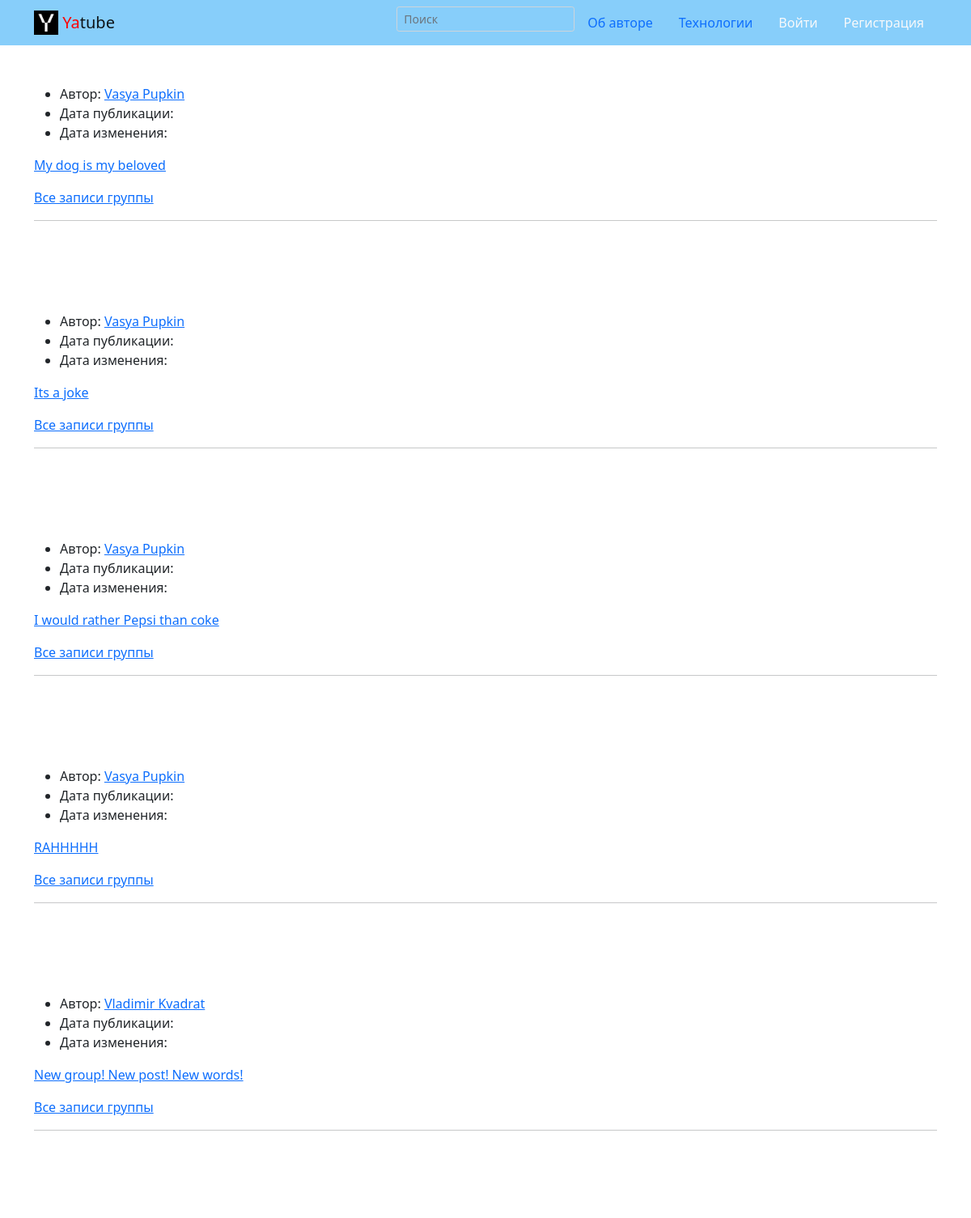
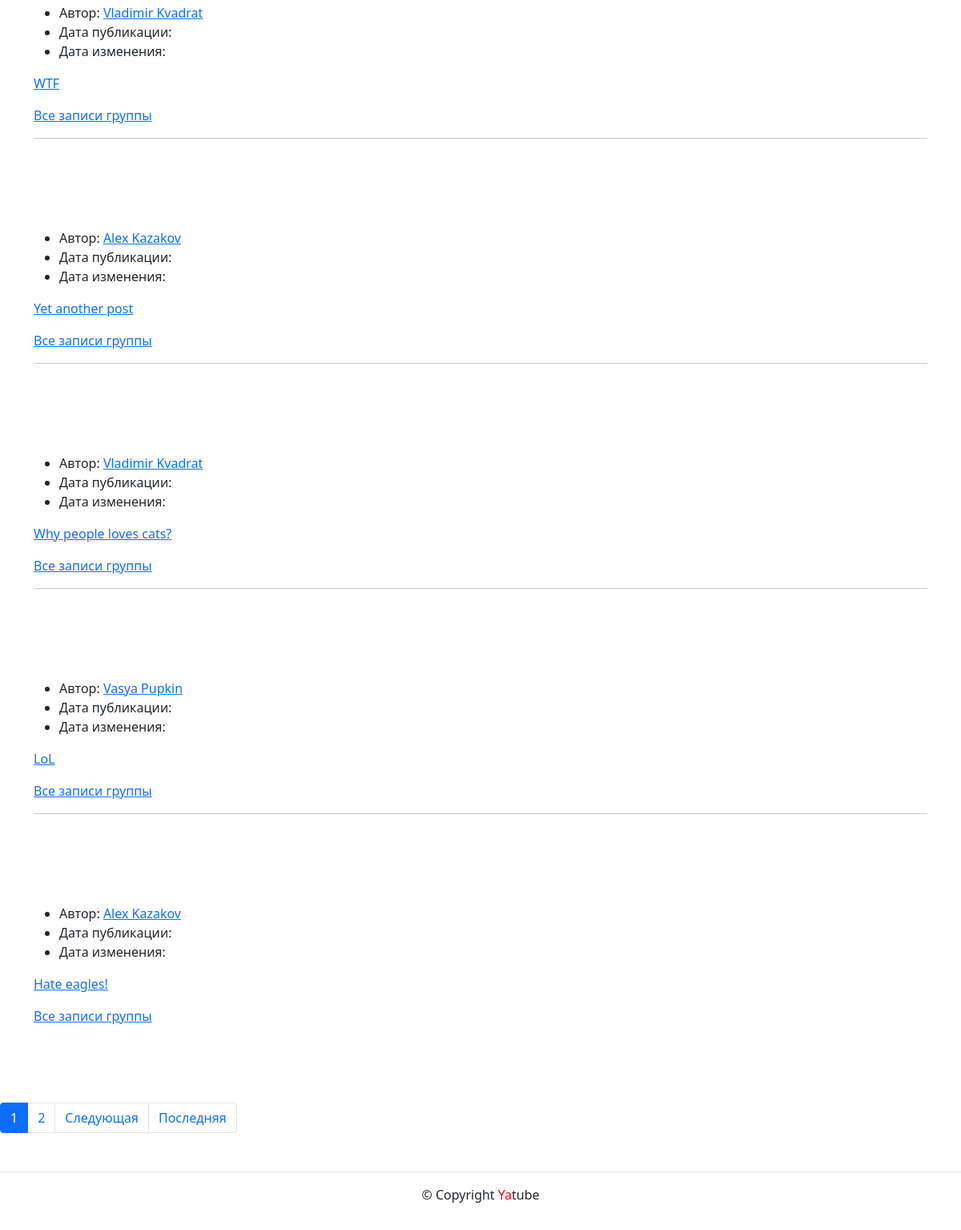
Before: / with the older database file (2 pictures, top to bottom).
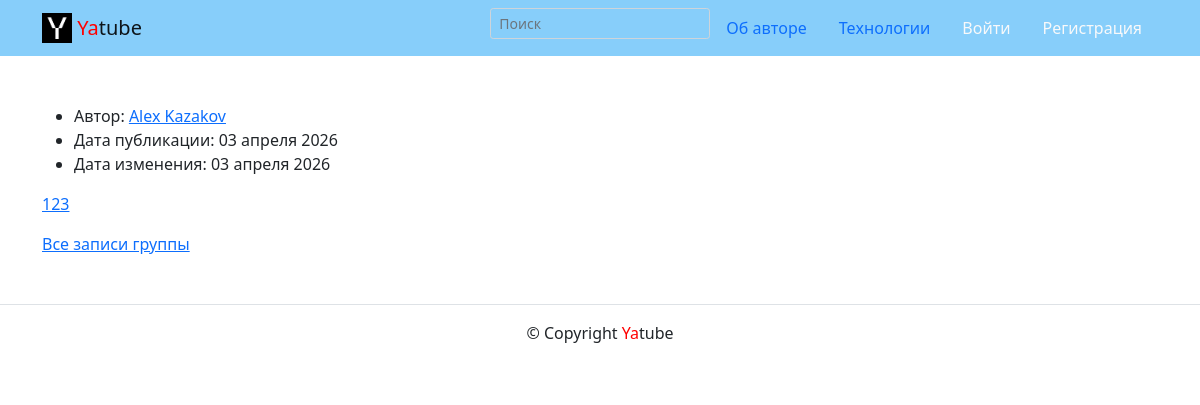
After: the same page with the newer database file.
### posts/models.py (models this page shows, shortened)
class Post(CreatedModel):
    text = models.TextField(verbose_name='Текст поста', help_text='Введите текст поста')  # max_length=int
    author = models.ForeignKey(User, on_delete=models.CASCADE, related_name='posts')
    group = models.ForeignKey(Group, on_delete=models.CASCADE, blank=True, null=True)
    image = models.ImageField(verbose_name='Изображение', upload_to='posts/', blank=True)

### posts/views.py (the view)
# urls.py: path('', views.all_posts, name='index'),
def all_posts(request):
    template = 'posts/index.html'
    posts = Post.objects.all().order_by('-pub_date')
    paginator = Paginator(posts, 10)
    page_number = request.GET.get('page')
    page_obj = paginator.get_page(page_number)
    context = {
        'page_obj': page_obj
    }
    return render(request, template, context)

### templates/posts/index.html (shortened to what this page needs)
{% extends "base.html" %}
{% block content %}
{% load thumbnail %}
{% for post in page_obj %}
    <div class="container py-5">
      <article>
        <ul>
          <li>
            Автор:
            <a href="{% url 'posts:profile' post.author %}">
            {{ post.author.get_full_name }}
            </a>
          </li>
          <li>
            Дата публикации: {{ post.pub_date|date:"d E Y" }}
          </li>
          <li>
            Дата изменения: {{ post.edited|date:"d E Y" }}
          </li>
        </ul>
          <a href="{% url 'posts:post_detail' post.pk %}">
        <p>{{ post.text }}</p>
          </a>
        {% if post.group %}
        <a href="{% url 'posts:group_list' post.group.slug %}">Все записи группы</a>
        {% endif %}
        {% if not forloop.last %}
        <hr>{% endif %}
    </div>
    {% endfor %}
{% include 'posts/includes/paginator.html' %}
{% endblock %}

### templates/base.html (shortened to what this page needs)
<!DOCTYPE html>
<html lang="ru">
  <head>
    {% load static %}
    <link rel="stylesheet" href="{% static 'css/bootstrap.min.css' %}">
  </head>
  <body>
    <header>
      {% include 'includes/header.html' %}
    </header>
    <main>
      {% block content %}
      {% endblock %}
    </main>
      <footer class="border-top text-center py-3">
      {% include 'includes/footer.html' %}
      </footer>
  </body>
</html>

### templates/includes/header.html (shortened to what this page needs)
{% load static %}
<header>
  <nav class="navbar navbar-light" style="background-color: lightskyblue">
    <div class="container">
      <a class="navbar-brand" href="{% url 'posts:index' %}">
        <img src="{% static 'img/logo.png' %}" width="30" height="30" class="d-inline-block align-top" alt="">
        <span style="color:red">Ya</span>tube
      </a>
      {% with request.resolver_match.view_name as view_name %}
      <ul class="nav nav-pills">
        <li class="nav-item">
                <form class="form-inline" action="/">
                  <div class="form-row">
                  <input name="q" class="form-control form-control-sm" style="background-color:lightskyblue" type="search"
                    placeholder="Поиск" {% if keyword %}value="{{ keyword }}"{% endif %}>
                  </div>
                </form>
        </li>
        <li class="nav-item">
          <a class="nav-item nav-link
          {% if view_name == 'about:author' %}active{% endif %}"
          href="{% url 'about:author' %}">Об авторе</a>
        </li>
        <li class="nav-item">
          <a class="nav-link {% if view_name == 'about:tech' %}active{% endif %}"
          href="{% url 'about:tech' %}">Технологии</a>
        </li>
        {% if user.is_authenticated %}
        <li class="nav-item">
          <a class="nav-link {% if view_name == 'posts:post_create' %}active{% endif %}"
          href="{% url 'posts:post_create' %}">Новая запись</a>
        </li>
        <li class="nav-item">
          <a class="nav-link
          {% if view_name == 'users:password_change_form' %}active{% endif %}"
          href="{% url 'users:password_change_form' %}">
            Изменить пароль</a>
        </li>
        <form method="post" action="{% url 'users:logout' %}">
            {% csrf_token %}
            <button type="submit" class="nav-link btn btn-link">Выйти</button>
        </form>
        <li class="nav-item">
          <a class="nav-link" style="color:red" href="{% url 'posts:my_profile' %}">
            {{ user.username }}
           </a>
        </li>
        {% else %}
        <li class="nav-item">
          <a class="nav-link link-light" href="{% url 'users:login' %}">Войти</a>
        </li>
        <li class="nav-item">
          <a class="nav-link link-light
          {% if view_name == 'users:signup' %}active{% endif %}"
          href="{% url 'users:signup' %}">Регистрация</a>
        </li>
        {% endif %}
      </ul>
      {% endwith %}
    </div>
  </nav>
</header>

### templates/posts/includes/paginator.html (shortened to what this page needs)
{% if page_obj.has_other_pages %}
<nav aria-label="Page navigation" class="my-5">
  <ul class="pagination">
    {% for i in page_obj.paginator.page_range %}
        {% if page_obj.number == i %}
          <li class="page-item active">
            <span class="page-link">{{ i }}</span>
          </li>
        {% else %}
          <li class="page-item">
            <a class="page-link" href="?page={{ i }}">{{ i }}</a>
          </li>
        {% endif %}
    {% endfor %}
    {% if page_obj.has_next %}
      <li class="page-item">
        <a class="page-link" href="?page={{ page_obj.next_page_number }}">
          Следующая
        </a>
      </li>
      <li class="page-item">
        <a class="page-link" href="?page={{ page_obj.paginator.num_pages }}">
          Последняя
        </a>
      </li>
    {% endif %}
  </ul>
</nav>
{% endif %}

### templates/includes/footer.html
<p>© {{year}} Copyright <span style="color:red">Ya</span>tube</p>

Changed rows visible on the page:
removed Post: author.get_full_name "Vasya Pupkin", text "My dog is my beloved", shows "Все записи группы"
removed Post: author.get_full_name "Vasya Pupkin", text "Its a joke", shows "Все записи группы"
removed Post: author.get_full_name "Vasya Pupkin", text "I would rather Pepsi than coke", shows "Все записи группы"
removed Post: author.get_full_name "Vasya Pupkin", text "RAHHHHH", shows "Все записи группы"
removed Post: author.get_full_name "Vladimir Kvadrat", text "New group! New post! New words!", shows "Все записи группы"
removed Post: author.get_full_name "Vladimir Kvadrat", text "WTF", shows "Все записи группы"
removed Post: author.get_full_name "Alex Kazakov", text "Yet another post", shows "Все записи группы"
removed Post: author.get_full_name "Vladimir Kvadrat", text "Why people loves cats?", shows "Все записи группы"
removed Post: author.get_full_name "Vasya Pupkin", text "LoL", shows "Все записи группы"
removed Post: author.get_full_name "Alex Kazakov", text "Hate eagles!", shows "Все записи группы"
added Post: author.get_full_name "Alex Kazakov", pub_date "03 апреля 2026", edited "03 апреля 2026", text "123", shows "Все записи группы"
Other visible differences:
list line gone: "1"
list line gone: "2"
text no longer shown: "Следующая Последняя"
